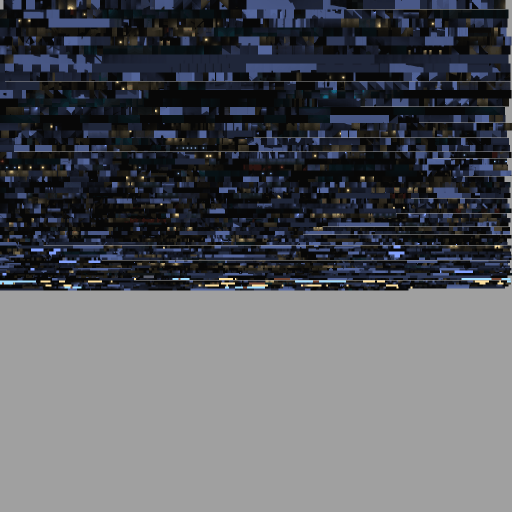
#> input picture assets/maps/as_oilrig_lm.png, 1024 x 1024 px (shown at 1/2 size)
$ python -i build_archi_hd_materials.py   (imports and definitions only)
#> lines starting #> are read from the running program, lines starting #| are printed output that depends on the picture
#> further down, picture is the input picture: PIL image 1024x1024 P; mean R, G, B 87.1, 89.5, 95.5
#!/usr/bin/env python3
"""Build shared 2K archi colour/normal/phong-roughness textures and a runtime catalog.

    python -m tools.source.build_archi_hd_materials /tmp/archi /home/user/15
    python -m tools.source.build_archi_hd_materials --check /home/user/15

The GLBs keep their calibrated embedded fallback images. GameData replaces only
weapon-material textures at runtime, so v_/p_/w_ models share one decoded copy.
Original arms/gloves, geometry, UVs, tint factors and special Molotov shaders are
not rebuilt. Source normal maps need their green channel inverted for Godot.
The _m red channel is a Phong exponent, NOT metalness: it becomes a subtle
roughness multiplier (1 - 0.30 * red) while the accepted metallic finish stays.
"""
import hashlib
import io
import json
import os
import re
import subprocess
import sys
from collections import defaultdict
from pathlib import Path

import numpy as np
from PIL import Image
from srctools.vtf import VTF

from .refine_weapon_animations import read_glb

ROOT = Path(__file__).resolve().parents[2]
OUT_REL = Path("assets/textures/archi")
CATALOG_REL = Path("data/archi_materials.json")
MAX_SIZE = 2048
KINDS = ("color", "normal", "roughness")


# [8 lines left out: function _value, not called in this run]


def _bool_value(text, key):
    return (_value(text, key) or "0").strip("\"'") not in ("0", "0.0", "")


# [103 lines left out: functions _tint, _material_names, _choose_vmt, _vmt_index, _materials_root, _texture and 3 more, not called in this run]


def _encode_normal(image):
    image = image.convert("RGB")
    red, green, blue = image.split()
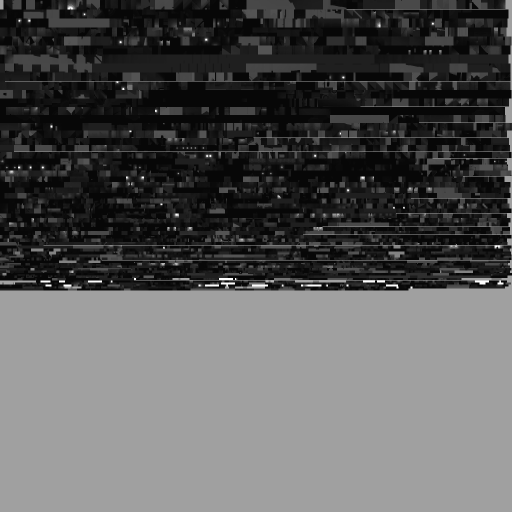
#> red: PIL image 1024x1024 L (shown at 1/2 size); min 7, max 255, mean 87.1
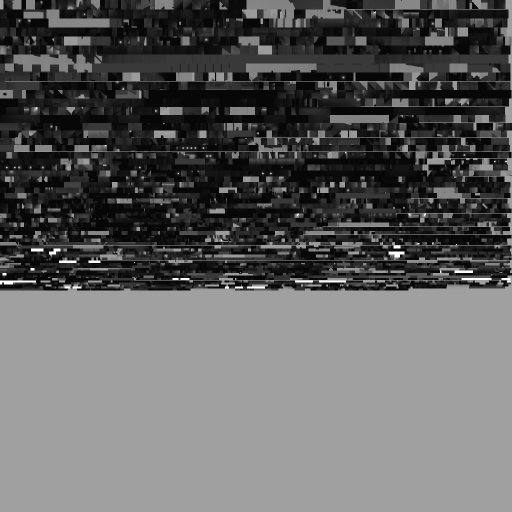
#> blue: PIL image 1024x1024 L (shown at 1/2 size); min 7, max 254, mean 95.5
    image = Image.merge("RGB", (red, green.point(lambda value: 255 - value), blue))
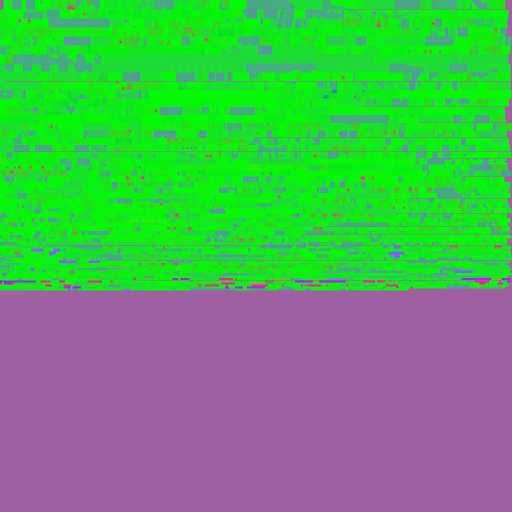
#> image: PIL image 1024x1024 RGB (shown at 1/2 size); mean R, G, B 87.1, 165.5, 95.5
    buffer = io.BytesIO()
    # 4:4:4 avoids chroma smearing on tangent-space normals; q96 keeps the
    # original detail with a small quantization error and manageable VRAM/files.
    image.save(buffer, "JPEG", quality=96, subsampling=0, optimize=True)
    return buffer.getvalue(), ".jpg"


# [161 lines left out: functions _encode_roughness, _source_commit, _build, _check, main, not called in this run]


# [2 lines not run here, left out]

>>> from PIL import Image
>>> picture = Image.open('../../assets/maps/as_oilrig_lm.png')
>>> result = _encode_normal(picture)
